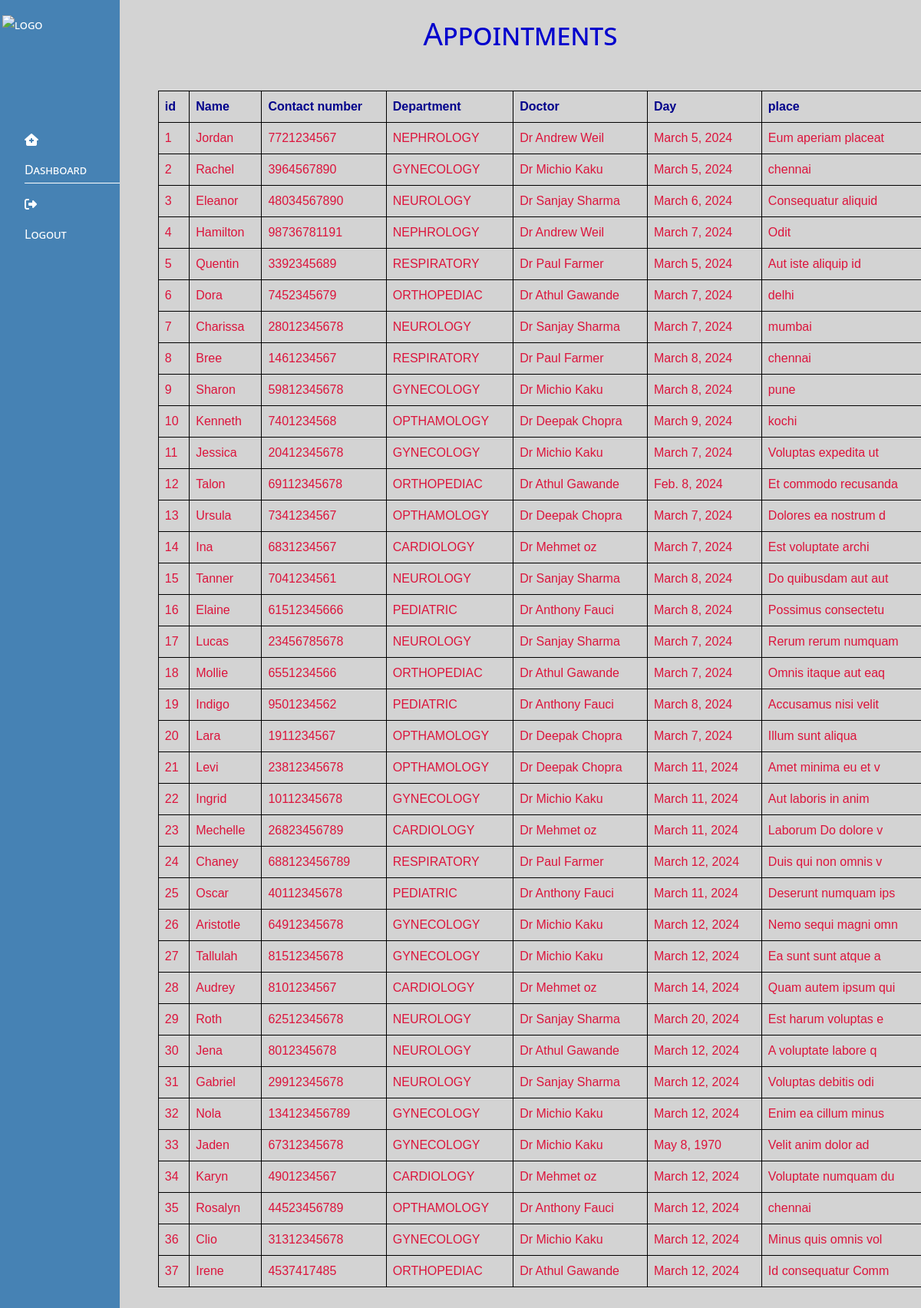
The app's page /apntmnt with its own data.
### home/models.py (models this page shows, shortened)
class contactdata(models.Model):
    name = models.CharField(max_length=20,null=True,blank=True)
    number = models.IntegerField(null=True,blank=True)
    department =models.ForeignKey(Department,on_delete=models.CASCADE,null=True,blank=True)
    doctors = models.ForeignKey(Doctors,on_delete=models.CASCADE,null=True,blank=True)
    day = models.DateField(null=True,blank=True)
    place = models.CharField(max_length=20,null=True,blank=True)
    checked = models.BooleanField(default=False,null=True,blank=True)
    Patients= models.CharField(max_length=20,null=True,blank=True)

class Department(models.Model):
    name = models.CharField(max_length=200,null=True,blank=True)
    description =models.TextField(null=True,blank=True)
    image = models.ImageField(upload_to='departmentimage/',null=True)
    def __str__(self):
        return self.name

class Doctors(models.Model):
    name = models.ForeignKey(User,on_delete=models.CASCADE,null=True,blank=True)
    image = models.ImageField(upload_to="doctorsimage/",null=True,blank=True)
    department = models.ForeignKey(Department,on_delete=models.CASCADE,null=True,blank=True)
    monday = models.BooleanField(default=False,null=True,blank=True)
    tuesday = models.BooleanField(default=False,null=True,blank=True)
    wednesday= models.BooleanField(default=False,null=True,blank=True)
    thursday = models.BooleanField(default=False,null=True,blank=True)
    friday= models.BooleanField(default=False,null=True,blank=True)
    saturday = models.BooleanField(default=False,null=True,blank=True)
    fees = models.TextField(null=True,blank=True)
    def __str__(self):
        return self.name.name

class User (AbstractBaseUser):
    name = models.CharField(max_length=20,null=True,blank=True)
    email = models.EmailField(verbose_name='email Address', max_length=40, unique=True)
    date_joined = models.DateTimeField(auto_now_add=True)
    is_active = models.BooleanField(default=True)
    is_staff = models.BooleanField(default=True)
    is_admin = models.BooleanField(default=False)
    is_superuser = models.BooleanField(default=False)
    doctor = models.BooleanField(default=False)
    objects = UserManager()
    USERNAME_FIELD = 'email'
    REQUIRED_FIELDS = ['name']

### home/views.py (the view)
# urls.py: path('apntmnt',views.apntmnt,name='apntmnt'),
def apntmnt(request):
    appointments = contactdata.objects.all()
    total_appointments = appointments.count()
    return render(request, 'admin/appointment/apntmnt.html', {'appointments': appointments})

### home/templates/admin/appointment/apntmnt.html
{% extends "admin/dash.html" %}
{% load static%}
{% block css %}
<link rel="stylesheet" href="{% static 'css/admin/doc.css' %}">
{% endblock css %}
{% block content %}
<h1>
    Appointments
</h1>
<table class="table table-borderd" style="margin-left: 30px; margin-top: 50px;">
    <tr style="gap: 10px; color:royalblue; ">
        <th>id</th>
        <th>Name</th>
        <th>Contact number</th>
        <th>Department</th>
        <th>Doctor</th>
        <th>Day</th>
        <th>place</th>
    </tr>
    {% for appointment in appointments %}
    <tr>
        <td>{{ appointment.id }}</td>
        <td>{{ appointment.name }}</td>
        <td>{{ appointment.number }}</td>
        <td>{{ appointment.department }}</td>
        <td>{{ appointment.doctors }}</td>
        <td>{{ appointment.day }}</td>
        <td>{{ appointment.place}}</td>
    </tr>
    {% endfor %}
</table>
{% endblock content %}

### home/static/css/admin/dash.css (style rules this page uses)
* { margin: 0; padding: 0; box-sizing: border-box; }
body { font-family: Arial, sans-serif; }

### home/static/css/admin/doc.css (style rules this page uses)
body { font-family: Arial, sans-serif; background-color:darkred }
h1 { color:mediumblue; text-align: center; font-variant: small-caps; }
.table { margin-top: 40px; font-family: Arial, sans-serif; }
.table th, .table td { border: 1px solid black; padding: 10px; text-align: left; }
.table th { background-color: #f2f2f2; color: darkblue; }
.table td { color:crimson; }

### records on screen
contactdata: id "1", name "Jordan", number "7721234567", department "NEPHROLOGY", doctors "Dr Andrew Weil", day "March 5, 2024", place "Eum aperiam placeat"
contactdata: id "2", name "Rachel", number "3964567890", department "GYNECOLOGY", doctors "Dr Michio Kaku", day "March 5, 2024", place "chennai"
contactdata: id "3", name "Eleanor", number "48034567890", department "NEUROLOGY", doctors "Dr Sanjay Sharma", day "March 6, 2024", place "Consequatur aliquid"
contactdata: id "4", name "Hamilton", number "98736781191", department "NEPHROLOGY", doctors "Dr Andrew Weil", day "March 7, 2024", place "Odit"
contactdata: id "5", name "Quentin", number "3392345689", department "RESPIRATORY", doctors "Dr Paul Farmer", day "March 5, 2024", place "Aut iste aliquip id"
contactdata: id "6", name "Dora", number "7452345679", department "ORTHOPEDIAC", doctors "Dr Athul Gawande", day "March 7, 2024", place "delhi"
contactdata: id "7", name "Charissa", number "28012345678", department "NEUROLOGY", doctors "Dr Sanjay Sharma", day "March 7, 2024", place "mumbai"
contactdata: id "8", name "Bree", number "1461234567", department "RESPIRATORY", doctors "Dr Paul Farmer", day "March 8, 2024", place "chennai"
contactdata: id "9", name "Sharon", number "59812345678", department "GYNECOLOGY", doctors "Dr Michio Kaku", day "March 8, 2024", place "pune"
contactdata: id "10", name "Kenneth", number "7401234568", department "OPTHAMOLOGY", doctors "Dr Deepak Chopra", day "March 9, 2024", place "kochi"
contactdata: id "11", name "Jessica", number "20412345678", department "GYNECOLOGY", doctors "Dr Michio Kaku", day "March 7, 2024", place "Voluptas expedita ut"
contactdata: id "12", name "Talon", number "69112345678", department "ORTHOPEDIAC", doctors "Dr Athul Gawande", day "Feb. 8, 2024", place "Et commodo recusanda"
contactdata: id "13", name "Ursula", number "7341234567", department "OPTHAMOLOGY", doctors "Dr Deepak Chopra", day "March 7, 2024", place "Dolores ea nostrum d"
contactdata: id "14", name "Ina", number "6831234567", department "CARDIOLOGY", doctors "Dr Mehmet oz", day "March 7, 2024", place "Est voluptate archi"
contactdata: id "15", name "Tanner", number "7041234561", department "NEUROLOGY", doctors "Dr Sanjay Sharma", day "March 8, 2024", place "Do quibusdam aut aut"
contactdata: id "16", name "Elaine", number "61512345666", department "PEDIATRIC", doctors "Dr Anthony Fauci", day "March 8, 2024", place "Possimus consectetu"
contactdata: id "17", name "Lucas", number "23456785678", department "NEUROLOGY", doctors "Dr Sanjay Sharma", day "March 7, 2024", place "Rerum rerum numquam"
contactdata: id "18", name "Mollie", number "6551234566", department "ORTHOPEDIAC", doctors "Dr Athul Gawande", day "March 7, 2024", place "Omnis itaque aut eaq"
contactdata: id "19", name "Indigo", number "9501234562", department "PEDIATRIC", doctors "Dr Anthony Fauci", day "March 8, 2024", place "Accusamus nisi velit"
contactdata: id "20", name "Lara", number "1911234567", department "OPTHAMOLOGY", doctors "Dr Deepak Chopra", day "March 7, 2024", place "Illum sunt aliqua"
contactdata: id "21", name "Levi", number "23812345678", department "OPTHAMOLOGY", doctors "Dr Deepak Chopra", day "March 11, 2024", place "Amet minima eu et v"
contactdata: id "22", name "Ingrid", number "10112345678", department "GYNECOLOGY", doctors "Dr Michio Kaku", day "March 11, 2024", place "Aut laboris in anim"
contactdata: id "23", name "Mechelle", number "26823456789", department "CARDIOLOGY", doctors "Dr Mehmet oz", day "March 11, 2024", place "Laborum Do dolore v"
contactdata: id "24", name "Chaney", number "688123456789", department "RESPIRATORY", doctors "Dr Paul Farmer", day "March 12, 2024", place "Duis qui non omnis v"
contactdata: id "25", name "Oscar", number "40112345678", department "PEDIATRIC", doctors "Dr Anthony Fauci", day "March 11, 2024", place "Deserunt numquam ips"
contactdata: id "26", name "Aristotle", number "64912345678", department "GYNECOLOGY", doctors "Dr Michio Kaku", day "March 12, 2024", place "Nemo sequi magni omn"
contactdata: id "27", name "Tallulah", number "81512345678", department "GYNECOLOGY", doctors "Dr Michio Kaku", day "March 12, 2024", place "Ea sunt sunt atque a"
contactdata: id "28", name "Audrey", number "8101234567", department "CARDIOLOGY", doctors "Dr Mehmet oz", day "March 14, 2024", place "Quam autem ipsum qui"
contactdata: id "29", name "Roth", number "62512345678", department "NEUROLOGY", doctors "Dr Sanjay Sharma", day "March 20, 2024", place "Est harum voluptas e"
contactdata: id "30", name "Jena", number "8012345678", department "NEUROLOGY", doctors "Dr Athul Gawande", day "March 12, 2024", place "A voluptate labore q"
contactdata: id "31", name "Gabriel", number "29912345678", department "NEUROLOGY", doctors "Dr Sanjay Sharma", day "March 12, 2024", place "Voluptas debitis odi"
contactdata: id "32", name "Nola", number "134123456789", department "GYNECOLOGY", doctors "Dr Michio Kaku", day "March 12, 2024", place "Enim ea cillum minus"
contactdata: id "33", name "Jaden", number "67312345678", department "GYNECOLOGY", doctors "Dr Michio Kaku", day "May 8, 1970", place "Velit anim dolor ad"
contactdata: id "34", name "Karyn", number "4901234567", department "CARDIOLOGY", doctors "Dr Mehmet oz", day "March 12, 2024", place "Voluptate numquam du"
contactdata: id "35", name "Rosalyn", number "44523456789", department "OPTHAMOLOGY", doctors "Dr Anthony Fauci", day "March 12, 2024", place "chennai"
contactdata: id "36", name "Clio", number "31312345678", department "GYNECOLOGY", doctors "Dr Michio Kaku", day "March 12, 2024", place "Minus quis omnis vol"
contactdata: id "37", name "Irene", number "4537417485", department "ORTHOPEDIAC", doctors "Dr Athul Gawande", day "March 12, 2024", place "Id consequatur Comm"
